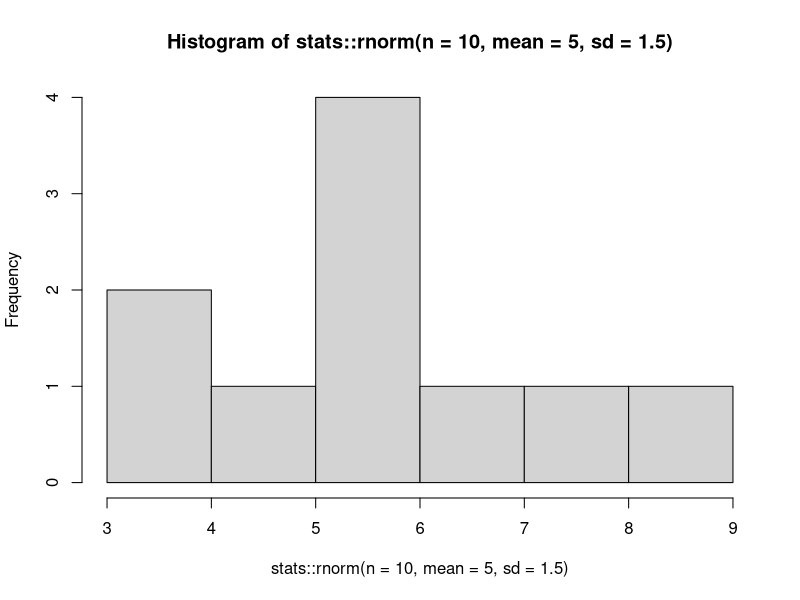

The R script that drew this image:
## ---- chunk 1
stats::rnorm(n = 10, mean = 5, sd = 1.5)
## ---- chunk 2
graphics::hist(stats::rnorm(n = 10, mean = 5, sd = 1.5))
## ---- chunk 3
rnorm(10, mean = 0, sd = 1)
## ---- chunk 4
rnorm(10, mean = 0, sd = 1)
